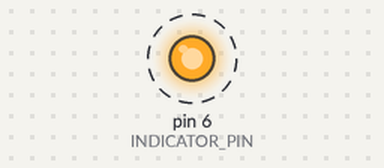
Bench run of a sketch on a simulated Arduino Uno, built with avr-gcc and run on an emulated ATmega328P. Shown: output pins drawn as LEDs (lit = HIGH). Dashed ring = blinking. No radio packets arrive unless stated; what the sketch prints to the serial monitor is not drawn.

Above: at 0.5 s.
Timing chart, 0 to 4.9 s (numbered marks = the images above):
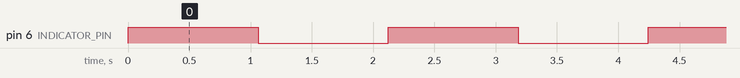

Measured:
- by itself, pin 6 (INDICATOR_PIN): alternates HIGH for 1.1 s and LOW for 1.1 s

The sketch:

Sender.ino
```cpp
/*

  RFSwitchASK/Sender
  Simple ASK RF Transmitter with LED indicator

  For info and circuit diagrams see https://github.com/tardate/LittleArduinoProjects/tree/main/Radio/LPD433/RFSwitchASK

 */

#define CYCLE_TIME 1000
#define INDICATOR_PIN 6

#include <RH_ASK.h>
#include <SPI.h> // Not actually used but needed to compile

RH_ASK driver;

void setup()
{
  Serial.begin(115200);
  pinMode(INDICATOR_PIN, OUTPUT);
  if (!driver.init()) {
    Serial.println("init failed");
  }
}

boolean current_state = false;

void loop()
{
  current_state = !current_state;
  if(current_state) sendOn();
  else sendOff();
  delay(CYCLE_TIME);
}

void sendOn() {
  char *msg = "on";
  digitalWrite(INDICATOR_PIN, HIGH);
  sendMessage(msg);
}

void sendOff() {
  char *msg = "off";
  digitalWrite(INDICATOR_PIN, LOW);
  sendMessage(msg);
}

void sendMessage(char *msg) {
  Serial.print("sending: ");
  Serial.println(msg);

  driver.send((uint8_t *)msg, strlen(msg));
  driver.waitPacketSent();
}
```
